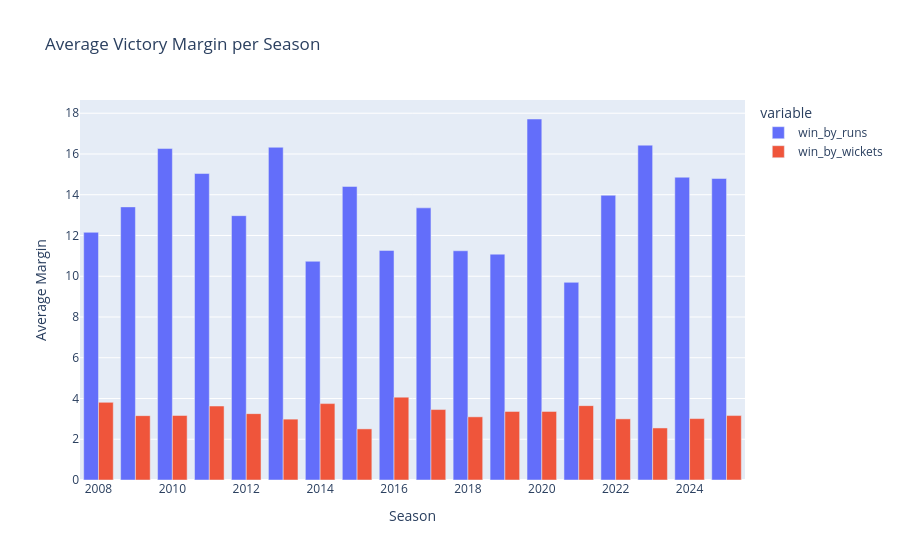

Notebook code for this chart:
### Code cell
import plotly.express as px

season_trends = matches.groupby('season_clean')[['win_by_runs','win_by_wickets']].mean().reset_index()

fig = px.bar(
    season_trends,
    x='season_clean',
    y=['win_by_runs','win_by_wickets'],
    barmode='group',
    title="Average Victory Margin per Season",
    labels={'season_clean':'Season','value':'Average Margin'}
)
fig.show()

### Figure 1 — Plotly figure (JSON) as saved in the notebook; plotly's stock layout.template omitted (floating-point values rounded to 4 significant figures)
{"data": [{"alignmentgroup": "True", "hovertemplate": "variable=win_by_runs<br>Season=%{x}<br>Average Margin=%{y}<extra></extra>", "legendgroup": "win_by_runs", "marker": {"color": "#636efa", "pattern": {"shape": ""}}, "name": "win_by_runs", "offsetgroup": "win_by_runs", "orientation": "v", "showlegend": true, "textposition": "auto", "type": "bar", "x": [2008, 2009, 2010, 2011, 2012, 2013, 2014, 2015, 2016, 2017, 2018, 2019, 2020, 2021, 2022, 2023, 2024, 2025], "xaxis": "x", "y": [12.16, 13.4, 16.27, 15.04, 12.97, 16.33, 10.73, 14.41, 11.27, 13.36, 11.25, 11.08, 17.72, 9.7, 13.97, 16.43, 14.86, 14.8], "yaxis": "y"}, {"alignmentgroup": "True", "hovertemplate": "variable=win_by_wickets<br>Season=%{x}<br>Average Margin=%{y}<extra></extra>", "legendgroup": "win_by_wickets", "marker": {"color": "#EF553B", "pattern": {"shape": ""}}, "name": "win_by_wickets", "offsetgroup": "win_by_wickets", "orientation": "v", "showlegend": true, "textposition": "auto", "type": "bar", "x": [2008, 2009, 2010, 2011, 2012, 2013, 2014, 2015, 2016, 2017, 2018, 2019, 2020, 2021, 2022, 2023, 2024, 2025], "xaxis": "x", "y": [3.81, 3.158, 3.167, 3.63, 3.257, 2.987, 3.75, 2.508, 4.067, 3.458, 3.1, 3.367, 3.367, 3.65, 3, 2.554, 3.014, 3.162], "yaxis": "y"}], "layout": {"barmode": "group", "legend": {"title": {"text": "variable"}, "tracegroupgap": 0}, "title": {"text": "Average Victory Margin per Season"}, "xaxis": {"anchor": "y", "domain": [0, 1], "title": {"text": "Season"}}, "yaxis": {"anchor": "x", "domain": [0, 1], "title": {"text": "Average Margin"}}}}
